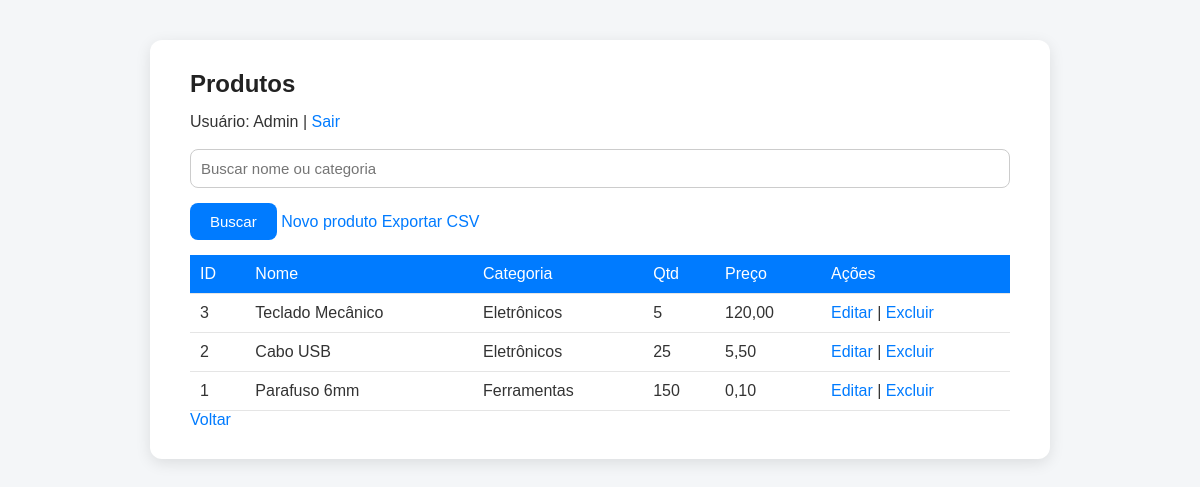
Page /index.php?page=produtos (signed in) on the committed database.
### tables this page shows
CREATE TABLE IF NOT EXISTS produtos (
  id INT AUTO_INCREMENT PRIMARY KEY,
  nome VARCHAR(100) NOT NULL,
  categoria VARCHAR(50),
  quantidade INT DEFAULT 0,
  preco DECIMAL(10,2) DEFAULT 0.00,
  descricao TEXT,
  criado_em TIMESTAMP DEFAULT CURRENT_TIMESTAMP
);

### app/controllers/ProdutoController.php (called while the page is built, shortened)
<?php
require_once __DIR__.'/../models/Produto.php';
class ProdutoController {
    public function __construct($pdo){ $this->pdo = $pdo; $this->model = new Produto($pdo); }
    public function index($search = null){
        return $this->model->all($search);
    }
}

### app/models/Produto.php (called while the page is built, shortened)
<?php
class Produto {
    private $pdo;
    public function __construct($pdo){ $this->pdo = $pdo; }
    public function all($search = null){
        if($search){
            $stmt = $this->pdo->prepare('SELECT * FROM produtos WHERE nome LIKE ? OR categoria LIKE ? ORDER BY id DESC');
            $like = "%$search%";
            $stmt->execute([$like, $like]);
        } else {
            $stmt = $this->pdo->query('SELECT * FROM produtos ORDER BY id DESC');
        }
        return $stmt->fetchAll();
    }
}

### public/views/produtos_list.php (the view, shortened to what this page needs)
<!doctype html>
<html>
<head><meta charset="utf-8"><title>Produtos - Estoque</title><link rel="stylesheet" href="css/style.css"></head>
<body>
<div class="container">
  <h2>Produtos</h2>
  <p>Usuário: <?=htmlspecialchars($_SESSION['user_name'])?> | <a href="index.php?page=logout">Sair</a></p>
  <form method="get" action="index.php">
    <input type="text" name="search" placeholder="Buscar nome ou categoria" value="<?=htmlspecialchars($_GET['search'] ?? '')?>">
    <button type="submit">Buscar</button>
    <a href="index.php?page=produtos_create">Novo produto</a>
    <a href="index.php?page=export_csv">Exportar CSV</a>
  </form>
  <?php if(empty($produtos)): ?>
    <p>Nenhum produto encontrado.</p>
  <?php else: ?>
    <table class="table">
      <thead><tr><th>ID</th><th>Nome</th><th>Categoria</th><th>Qtd</th><th>Preço</th><th>Ações</th></tr></thead>
      <tbody>
        <?php foreach($produtos as $p): ?>
          <tr>
            <td><?=htmlspecialchars($p['id'])?></td>
            <td><?=htmlspecialchars($p['nome'])?></td>
            <td><?=htmlspecialchars($p['categoria'])?></td>
            <td><?=htmlspecialchars($p['quantidade'])?></td>
            <td><?=number_format($p['preco'],2,',','.')?></td>
            <td>
              <a href="index.php?page=produtos_edit&id=<?= $p['id'] ?>">Editar</a> |
              <a href="index.php?page=produtos_delete&id=<?= $p['id'] ?>" onclick="return confirm('Excluir?')">Excluir</a>
            </td>
          </tr>
        <?php endforeach;?>
      </tbody>
    </table>
  <?php endif; ?>
  <p><a href="index.php">Voltar</a></p>
</div>
</body>
</html>

### public/index.php (shortened to what this page needs)
<?php
require_once __DIR__ . '/../app/bootstrap.php';
require_once __DIR__ . '/../app/controllers/ProdutoController.php';
$prodCtrl = new ProdutoController($pdo);
$page = $_GET['page'] ?? 'home';
if($page === 'produtos'){
    $search = $_GET['search'] ?? null;
    $produtos = $prodCtrl->index($search);
    require __DIR__ . '/views/produtos_list.php';
    exit;
}

### public/css/style.css (style rules this page uses)
* { margin: 0; padding: 0; box-sizing: border-box; font-family: "Poppins", Arial, sans-serif; }
body { background: #f4f6f8; color: #333; }
.container { max-width: 900px; margin: 40px auto; background: #fff; border-radius: 12px; padding: 30px 40px; box-shadow: 0 4px 15px rgba(0, 0, 0, 0.1); }
h1, h2, h3 { color: #222; margin-bottom: 15px; font-weight: 600; }
a { color: #007bff; text-decoration: none; transition: color 0.3s ease; }
.table { width: 100%; border-collapse: collapse; margin-top: 15px; }
.table th, .table td { border-bottom: 1px solid #e5e5e5; padding: 10px; text-align: left; }
.table th { background: #007bff; color: #fff; font-weight: 500; }
form { margin-top: 10px; }
input, select, textarea { width: 100%; padding: 10px; margin: 8px 0 15px 0; border: 1px solid #ccc; border-radius: 8px; font-size: 15px; transition: all 0.3s ease; }
button, input[type="submit"] { background: #007bff; color: #fff; border: none; padding: 10px 20px; border-radius: 8px; cursor: pointer; font-size: 15px; transition: all 0.3s ease; }

### rows in the picture
produtos: id "3", nome "Teclado Mecânico", categoria "Eletrônicos", quantidade "5", preco "120,00"
produtos: id "2", nome "Cabo USB", categoria "Eletrônicos", quantidade "25", preco "5,50"
produtos: id "1", nome "Parafuso 6mm", categoria "Ferramentas", quantidade "150", preco "0,10"

### other values in the picture
$_SESSION['user_name'] "Admin"
